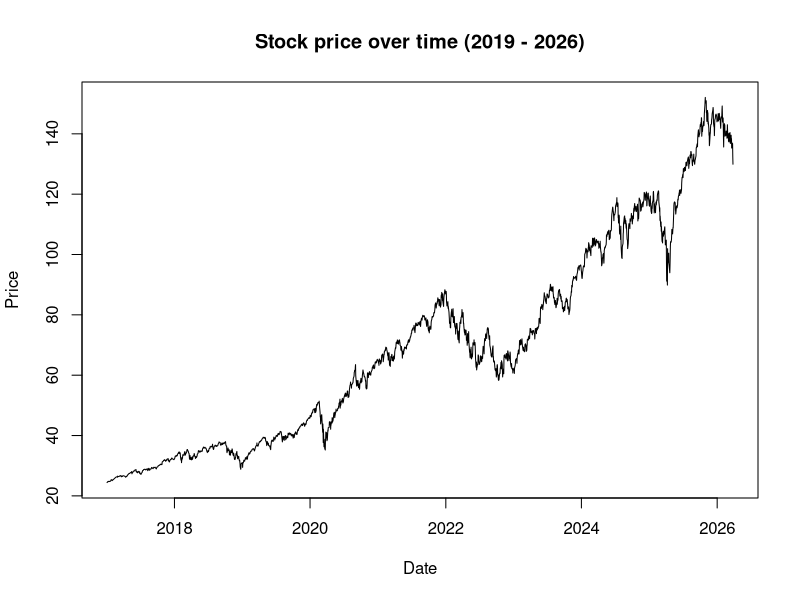
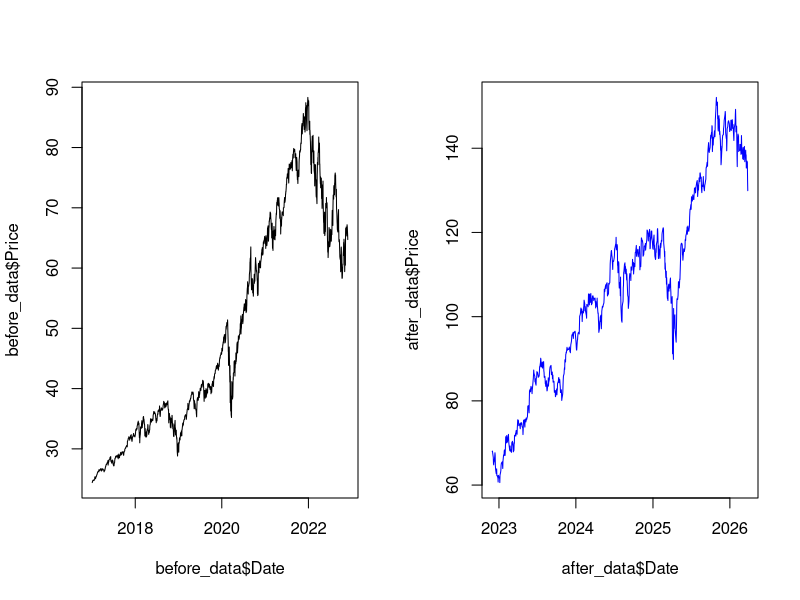
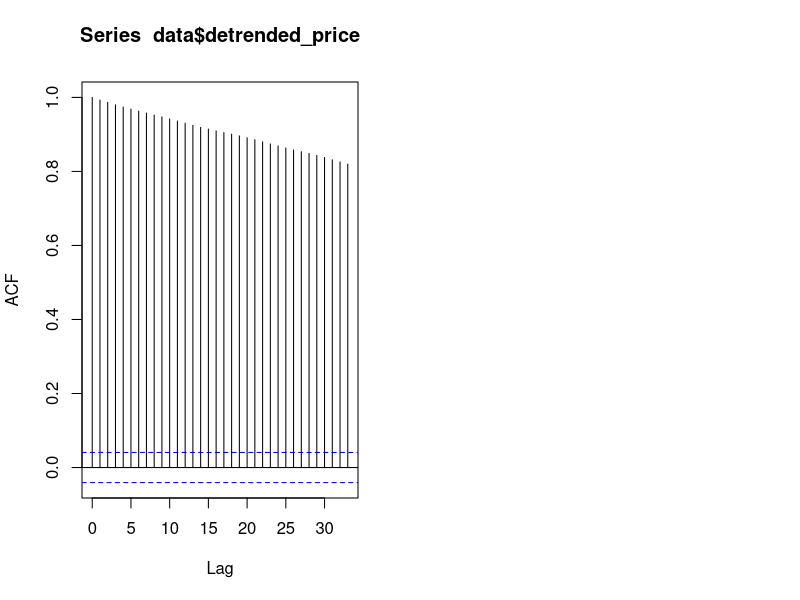
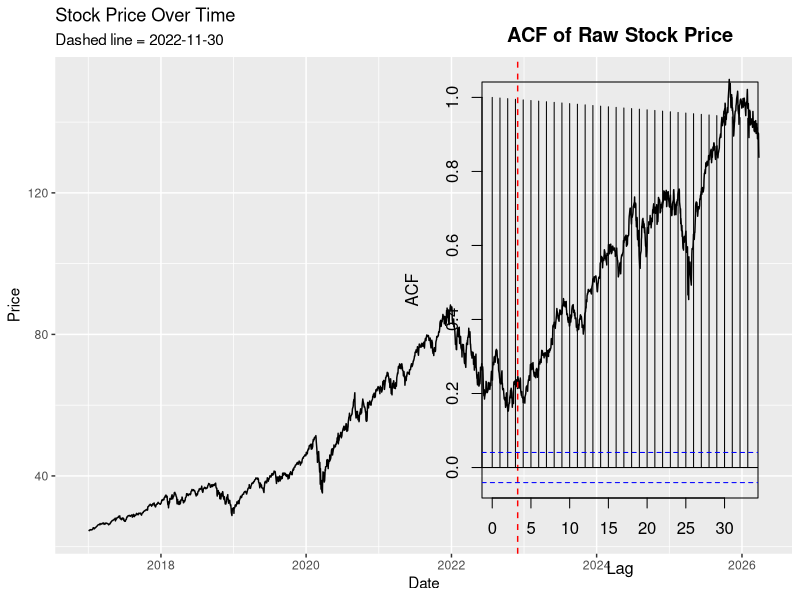
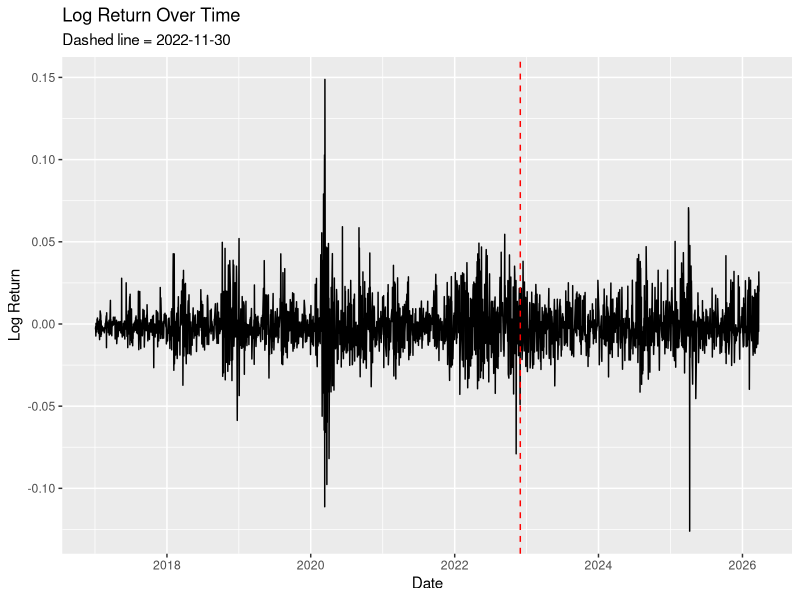
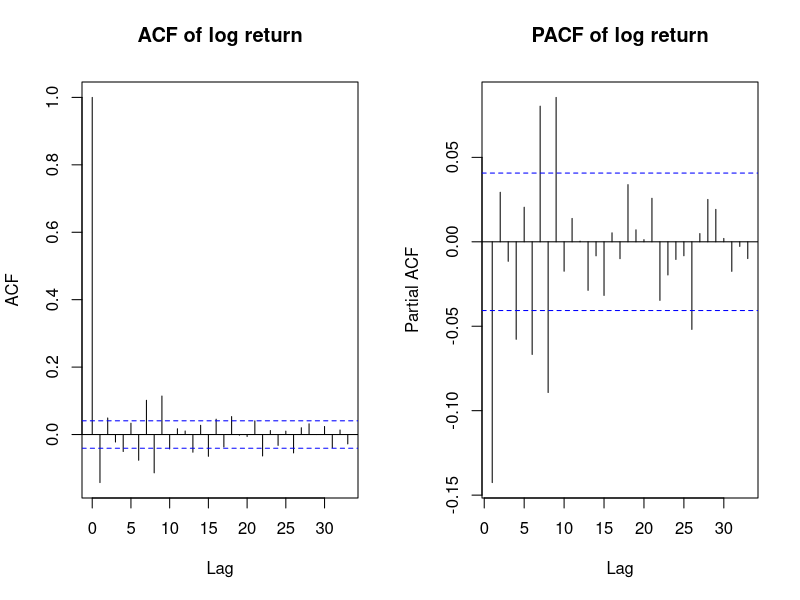
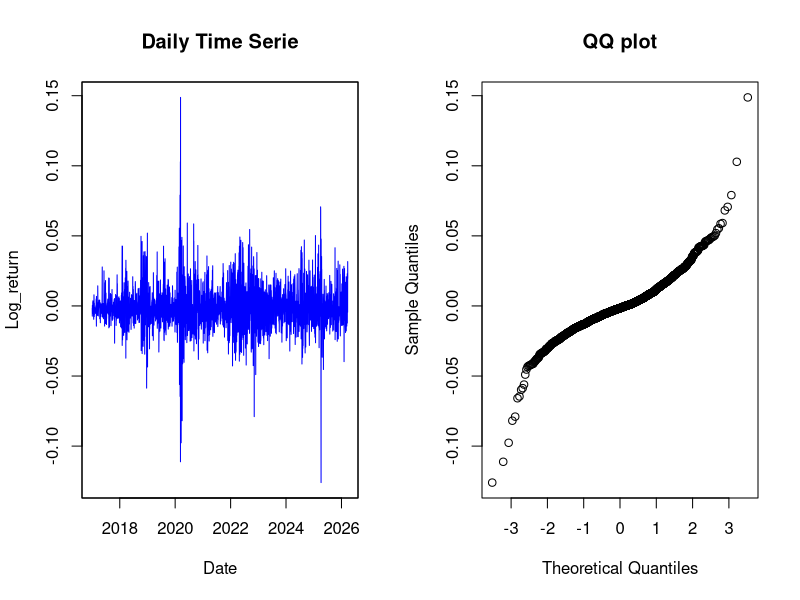
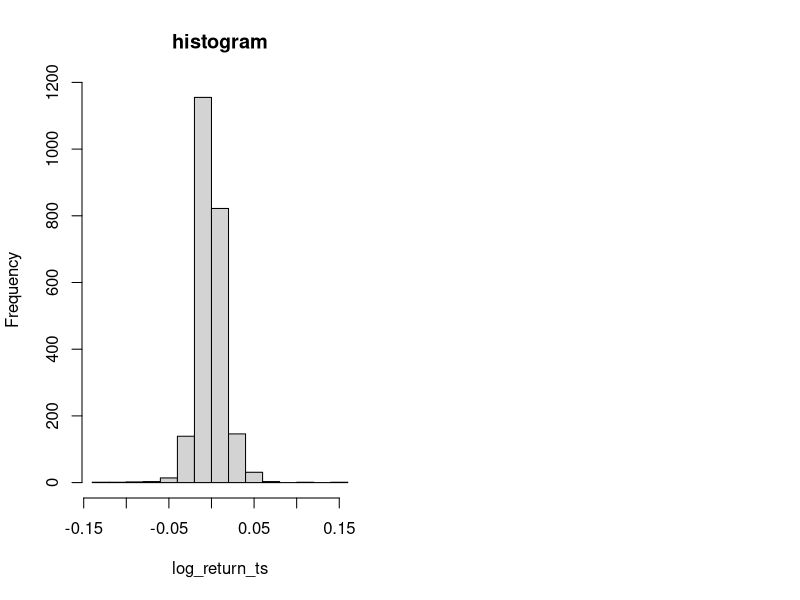

These figures' R source, in order:
## ---- chunk 1
#packages
library("tidyverse")
library("ggplot2")
library("dplyr")
library("knitr")
## ---- chunk 2
#load data
data <- read.csv("XLK ETF Stock Price History.csv")
## ---- chunk 3
# change date 
data$Date <- as.Date(data$Date, format = "%m/%d/%Y") 
data <- data |>
  filter(trimws(Vol.) != "")
## ---- chunk 4
#split into two time frames
cutoff <- as.Date("2022-11-30")
before_data <- data[data$Date < cutoff, ]
after_data  <- data[data$Date >= cutoff, ]
## ---- chunk 5
plot(data$Date, data$Price, type = "l", xlab="Date", ylab="Price", main = "Stock price over time (2019 - 2026)")
## ---- chunk 6
par(mfrow = c(1,2))
plot(before_data$Date, before_data$Price, type = "l")
plot(after_data$Date, after_data$Price, type = "l", col = "blue")
## ---- chunk 7
#detrend
model_data <- data.frame(
  t = 1:nrow(data),
  y = data$Price
)

fit <- lm(y ~ t, data = model_data)
data$detrended_price <- resid(fit)
acf(data$detrended_price)
## ---- chunk 8
#| label: tbl-price
#| echo: false
#| message: false
#| warning: false
data |>
  summarise(
    mean_price = mean(Price, na.rm = TRUE),
    sd_price = sd(Price, na.rm = TRUE),
    min_price = min(Price, na.rm = TRUE),
    max_price = max(Price, na.rm = TRUE)
  ) |>
  kable(caption = "Summary Statistics of Stock Price")
## ---- chunk 9
#| label: fig-raw
#| eval: true
#| echo: false
#| message: false
#| warning: false
ggplot(data, aes(Date, Price)) +
  geom_line() +
  geom_vline(xintercept = cutoff, linetype = "dashed", color = "red") +
  labs(title = "Stock Price Over Time", subtitle = "Dashed line = 2022-11-30")
## ---- chunk 10
#| label: fig-rawacf
#| eval: true
#| echo: false
#| message: false
#| warning: false
acf(data$Price, main="ACF of Raw Stock Price")
## ---- chunk 11
#| eval: true
#| echo: false
#| message: false
#| warning: false
 # log return the raw data
data <- data |>
  mutate(log_price = log(Price),
         log_return = c(NA, diff(log_price)))

before_data <- data |> filter(Date < cutoff)
after_data  <- data |> filter(Date >= cutoff)
## ---- chunk 12
#| label: fig-logreturn
#| eval: true
#| echo: false
#| message: false
#| warning: false
ggplot(data, aes(x = Date, y = log_return)) +
  geom_line() +
  geom_vline(xintercept = cutoff, linetype = "dashed", color ="red") +
  labs(title = "Log Return Over Time",
       subtitle = "Dashed line = 2022-11-30",
       x = "Date", y = "Log Return")
## ---- chunk 13
#| label: fig-logacf
#| eval: true
#| echo: false
#| message: false
#| warning: false
acf(na.omit(data$log_return), main="ACF of log return")
## ---- chunk 14
#| label: tbl-log-return
#| tbl-cap: "Summary Statistics of Stock Price"
#| echo: false
#| message: false
#| warning: false
data |>
  mutate(period = ifelse(Date < cutoff, "Before AI", "After AI")) |>
  summarise(
    Mean = mean(log_return, na.rm = TRUE),
    SD = sd(log_return, na.rm = TRUE),
    .by = period
  ) |>
  mutate(
    Mean = round(Mean, 5),
    SD = round(SD, 5)
  ) |>
  kable()
## ---- chunk 15
#| label: fig-pacf
#| eval: true
#| echo: false
#| message: false
#| warning: false
pacf(na.omit(data$log_return), main="PACF of log return")
## ---- chunk 16
#| eval: true
#| echo: false
#| message: false
#| warning: false
#AR(1)
AR1 = arima(data$log_return, order = c(1,0,0))
print(AR1)
## ---- chunk 17
#| eval: true
#| echo: false
#| message: false
#| warning: false
#MA(1)
MA1 = arima(data$log_return, order = c(0,0,1))
print(MA1)
## ---- chunk 18
#| eval: true
#| echo: false
#| message: false
#| warning: false
#ARMA(1,1)
ARMA1 = arima(data$log_return, order = c(1,0,1))
print(ARMA1)
## ---- chunk 19
# BIC for the models
BIC_AR1<- BIC(AR1)
BIC_MA1<- BIC(MA1)
BIC_ARMA1<- BIC(ARMA1)
## ---- chunk 20
#| label: tbl-model-comparison
#| tbl-cap: "Comparison of AR(1), MA(1), and ARMA(1,1) Models"
#| eval: true
#| echo: false
#| message: false
#| warning: false

library(knitr)
loglik_AR1 <- AR1$loglik
loglik_MA1 <- MA1$loglik
loglik_ARMA1 <- ARMA1$loglik

model_table <- data.frame(
  Model = c("AR(1)", "MA(1)", "ARMA(1,1)"),
  Coefficients = c("ar1 = -0.1426",
                   "ma1 = -0.1337",
                   "ar1 = -0.3122, ma1 = 0.1725"),
  AIC = c(-12712.45, -12709.25, -12712.34),
  BIC = c(BIC_AR1,BIC_MA1,BIC_ARMA1),
  Log_Likelihood_Ratio = c(loglik_AR1,loglik_MA1,loglik_ARMA1)
)

kable(model_table, col.name = c("Model","Coefficients","AIC", "BIC","Log Likelihood Ratio"),digits = 5)
## ---- chunk 21
library(zoo)
library(lubridate) 
# [Link: Stack Overflow https://stackoverflow.com/questions/18755643/time-series-analysis-with-r-how-to-deal-with-daily-data]

# Create a zoo object
log_return_ts <- zoo(data$log_return, order.by = data$Date[-1])

#remove NA
log_return_ts <- na.omit(log_return_ts)

# Plot the time series
plot(log_return_ts, main = "Daily Time Serie", xlab = "Date", ylab = "Log_return", type = "l", col = "blue")
## ---- chunk 22
library(tseries)

adf.test(log_return_ts)
## ---- chunk 23
x_train1 <- log_return_ts[index(log_return_ts) <= as.Date("2022-11-30")]
x_test1 <- log_return_ts[index(log_return_ts) > as.Date("2022-11-30")]

#forecasts
x_mean1 <- rep(mean(x_train1), length(x_test1)) #mean
x_naive1 <- rep(tail(x_train1,1), length(x_test1)) #naive
x_seasonal1 <- rep(c(tail(x_train1, 4)), length(x_test1)) #seasonal

# forecast errors
mean_errors1 <- x_test1 - x_mean1
naive_errors1 <- x_test1 - x_naive1
seasonal_errors1 <- x_test1 - x_seasonal1

# MAE(Scale-dependent Errors)
mean_MAE1 <- mean(abs(mean_errors1), na.rm = TRUE)
naive_MAE1 <- mean(abs(naive_errors1), na.rm = TRUE)
seasonal_MAE1 <- mean(abs(seasonal_errors1), na.rm = TRUE)

#RMSE
mean_RMSE1 <- sqrt(mean(mean_errors1^2, na.rm = TRUE))
naive_RMSE1 <- sqrt(mean(naive_errors1^2, na.rm = TRUE))
seasonal_RMSE1 <- sqrt(mean(seasonal_errors1^2, na.rm = TRUE))


## ---- chunk 24
cat("MAE - Mean Forecast:     ", mean_MAE1, "\n")
cat("MAE - Naive Forecast:    ", naive_MAE1, "\n")
cat("MAE - Seasonal Forecast: ", seasonal_MAE1, "\n\n")

cat("RMSE - Mean Forecast:     ", mean_RMSE1, "\n")
cat("RMSE - Naive Forecast:    ", naive_RMSE1, "\n")
cat("RMSE - Seasonal Forecast: ", seasonal_RMSE1, "\n")
## ---- chunk 25
#| label: tbl-forecast_errors
#| eval: true
#| echo: false
#| message: false
#| warning: false

forecast_table <- data.frame(
  Method = c("Mean", "Naive", "Seasonal"),
  MAE = c(mean_MAE1, naive_MAE1, seasonal_MAE1),
  RMSE = c(mean_RMSE1, naive_RMSE1, seasonal_RMSE1)
)

kable(forecast_table, digits = 5, caption = "Forecast Errors")
## ---- chunk 26
# entire data set 2017/1/3 - 2026/3/27

2321*0.2 # 464 2024-05-21

x_train2 <- log_return_ts[index(log_return_ts) <= as.Date("2024-05-21")]
x_test2 <- log_return_ts[index(log_return_ts) > as.Date("2024-05-21")]

#forecasts
x_mean2 <- rep(mean(x_train2), length(x_test2)) #mean
x_naive2 <- rep(tail(x_train2,1), length(x_test2)) #naive
x_seasonal2 <- rep(c(tail(x_train2, 4)), length(x_test2)) #seasonal

# forecast errors
mean_errors2 <- x_test2 - x_mean2
naive_errors2 <- x_test2 - x_naive2
seasonal_errors2 <- x_test2 - x_seasonal2

# MAE(Scale-dependent Errors)
mean_MAE2 <- mean(abs(mean_errors2), na.rm = TRUE)
naive_MAE2 <- mean(abs(naive_errors2), na.rm = TRUE)
seasonal_MAE2 <- mean(abs(seasonal_errors2), na.rm = TRUE)

#RMSE
mean_RMSE2 <- sqrt(mean(mean_errors2^2, na.rm = TRUE))
naive_RMSE2 <- sqrt(mean(naive_errors2^2, na.rm = TRUE))
seasonal_RMSE2 <- sqrt(mean(seasonal_errors2^2, na.rm = TRUE))

## ---- chunk 27
# problem here with MAPE b/c our data is around 0, so it blew up
valid <- x_test2 != 0 & !is.na(x_test2)

# percentage error
mean_p_error <- 100*mean_errors2/x_test2[valid]
naive_p_error <- 100*naive_errors2/x_test2[valid]
seasonal_p_error <- 100*seasonal_errors2/x_test2[valid]

#mean absolute percentage error
mean_MAPE <- mean(abs(mean_p_error), na.rm = TRUE)
naive_MAPE <- mean(abs(naive_p_error), na.rm = TRUE)
seasonal_MAPE <- mean(abs(seasonal_p_error), na.rm = TRUE)
## ---- chunk 28
#| label: tbl-forecast_errors_full
#| eval: true
#| echo: false
#| message: false
#| warning: false

forecast_table <- data.frame(
  Method = c("Mean", "Naive", "Seasonal"),
  MAE = c(mean_MAE2, naive_MAE2, seasonal_MAE2),
  RMSE = c(mean_RMSE2, naive_RMSE2, seasonal_RMSE2)
)

kable(forecast_table, digits = 5, caption = "Forecast Errors-full model")
## ---- chunk 29
qqnorm(log_return_ts, main = "QQ plot")

hist(log_return_ts, main = "histogram")
## ---- chunk 30
#prediction interval
forecast_time <- time(x_test2)
forecast <- x_mean2 

alpha <- 0.05
sigma <- sqrt(sum((log_return_ts - mean(log_return_ts))^2) / 
              (length(log_return_ts) - 1))
c <- qnorm(1-alpha/2)
sigma_h <- sigma*sqrt(1:length(forecast_time))
LB <- forecast - c*sigma_h
UB <- forecast + c*sigma_h

original_data <- data.frame(points = c(log_return_ts), time = c(time(log_return_ts)))

forecast_data <- data.frame(points = forecast, time = forecast_time, LB = LB, UB = UB)

ggplot(data = original_data, aes(x = time, y = points)) + geom_line( ) +
  ylab("Log Returns") + 
  geom_line(data = forecast_data, aes(x = time, y = points), colour = "blue") + 
  geom_ribbon(data = forecast_data, aes(x = time, ymin = LB, ymax = UB), 
              fill = "lightblue", alpha = 0.5)
